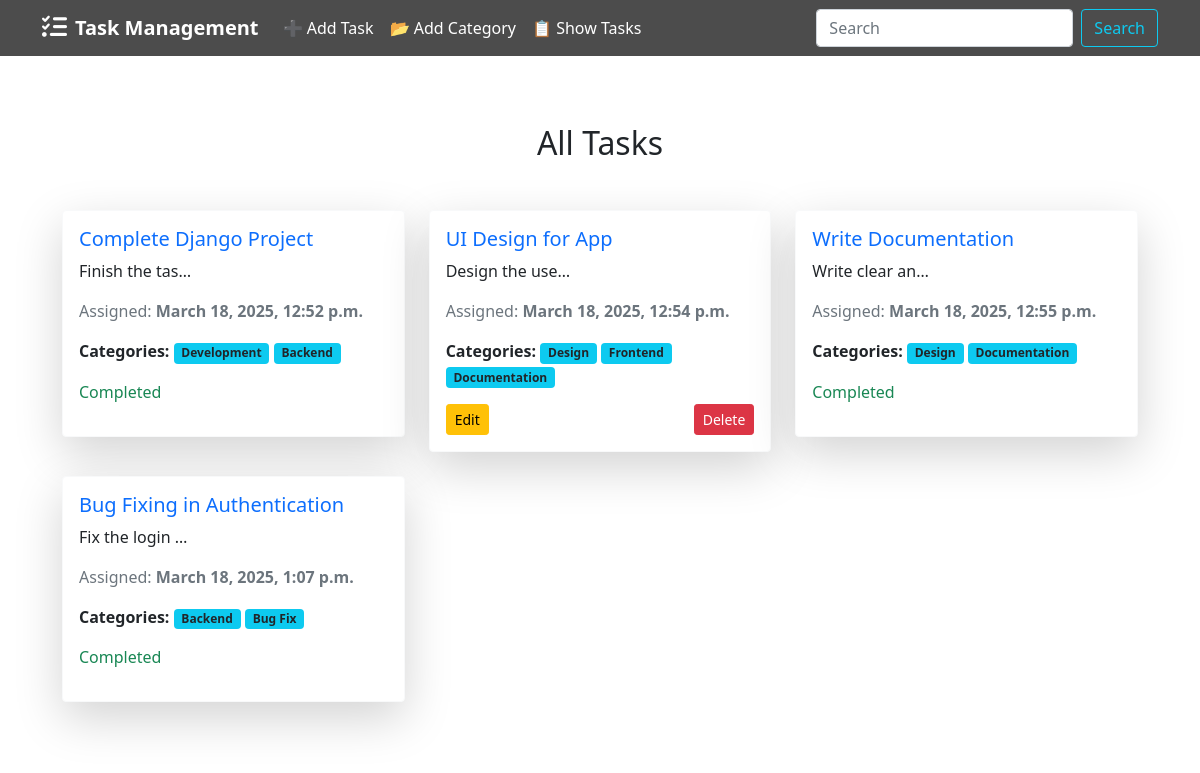
The page / on the database its author committed.
### tasks/models.py (models this page shows, shortened)
class Task_Model(models.Model):
    taskTitle = models.CharField(max_length=500)
    taskDescription = models.TextField()
    is_completed = models.BooleanField(default=False)
    task_assign_date = models.DateTimeField(auto_now_add=True)
    categories = models.ManyToManyField('categories.Category_Model', related_name='tasks')

### categories/models.py (models this page shows, shortened)
class Category_Model(models.Model):
    Category_Name = models.CharField(max_length=255,unique=True)
    task_model = models.ManyToManyField(Task_Model,related_name='category',blank=True)

### management/views.py (the view)
# urls.py: path('',views.management_system,name='management_system'),
def management_system(request):
    tasks = Task_Model.objects.all()
    return render(request, 'index.html', {'data': tasks})

### templates/index.html
{% extends 'base.html' %}
{% block content %}
    <h2 class="text-center mb-5">All Tasks</h2>
    <div class="row">
        {% for task in data %}
            <div class="col-md-4 mb-4">
                <div class="card shadow-lg border-light rounded">
                    <div class="card-body">
                        <h5 class="card-title text-primary">{{ task.taskTitle }}</h5>
                        <p class="card-text">{{ task.taskDescription | truncatechars:15 }}</p>
                        <p class="text-muted">Assigned: <strong>{{ task.task_assign_date }}</strong></p>
                        <p class="mb-3">
                            <strong>Categories: </strong>
                            {% for category in task.categories.all %}
                                <span class="badge bg-info text-dark">{{ category.Category_Name }}</span>
                            {% empty %}
                                <span class="text-muted">No categories</span>
                            {% endfor %}
                        </p>
                        {% if task.is_completed %}
                            <p class="text-success font-weight-bold">Completed</p>
                        {% else %}
                            <div class="d-flex justify-content-between">
                                <a href="{% url 'edit_tasks' task.id %}" class="btn btn-warning btn-sm">Edit</a>
                                <a href="{% url 'delete_task' task.id %}" class="btn btn-danger btn-sm">Delete</a>
                            </div>
                        {% endif %}
                    </div>
                </div>
            </div>
        {% endfor %}
    </div>
{% endblock %}

### templates/base.html (shortened to what this page needs)
<!doctype html>
<html lang="en">
<head>
    <link href="https://cdn.jsdelivr.net/npm/bootstrap@5.0.2/dist/css/bootstrap.min.css" rel="stylesheet">
    <link rel="stylesheet" href="https://cdnjs.cloudflare.com/ajax/libs/font-awesome/6.4.2/css/all.min.css">
</head>
<body>
    <nav class="navbar navbar-expand-lg navbar-dark">
        <div class="container">
            <a class="navbar-brand d-flex align-items-center" href="#">
                <i class="fa-solid fa-tasks fa-lg me-2"></i>
                <strong>Task Management</strong>
            </a>
            <div class="collapse navbar-collapse" id="navbarNav">
                <ul class="navbar-nav me-auto">
                    <li class="nav-item"><a class="nav-link" href="{% url 'add_tasks' %}">➕ Add Task</a></li>
                    <li class="nav-item"><a class="nav-link" href="{% url 'add_categories' %}">📂 Add Category</a></li>
                    <li class="nav-item"><a class="nav-link" href="{% url 'management_system' %}">📋 Show Tasks</a></li>
                </ul>
                <form class="d-flex">
                    <input class="form-control me-2" type="search" placeholder="Search">
                    <button class="btn btn-outline-info" type="submit">Search</button>
                </form>
            </div>
        </div>
    </nav>
    <div class="container mt-5">
        <div class="glass-container">
            {% block content %}
            {% endblock %}
        </div>
    </div>
</body>
</html>

### templates/base.html (style rules this page uses)
body { background: url('https://source.unsplash.com/1600x900/?technology,workspace') no-repeat center center/cover; backdrop-filter: blur(10px); }
.navbar { background: rgba(0, 0, 0, 0.7); }
.glass-container { background: rgba(255, 255, 255, 0.1); backdrop-filter: blur(15px); border-radius: 15px; padding: 20px; box-shadow: 0 4px 10px rgba(255, 255, 255, 0.2); }
.nav-link { color: white !important; transition: 0.3s; }

### rows shown on the page
Task_Model: taskTitle "Complete Django Project", taskDescription "Finish the tas…", task_assign_date "March 18, 2025, 12:52 p.m.", is_completed "Completed"
Category_Model: Category_Name "Development"
Category_Model: Category_Name "Backend"
Task_Model: taskTitle "UI Design for App", taskDescription "Design the use…", task_assign_date "March 18, 2025, 12:54 p.m.", is_completed "Edit"
Category_Model: Category_Name "Design"
Category_Model: Category_Name "Frontend"
Category_Model: Category_Name "Documentation"
Task_Model: taskTitle "Write Documentation", taskDescription "Write clear an…", task_assign_date "March 18, 2025, 12:55 p.m.", is_completed "Completed"
Task_Model: taskTitle "Bug Fixing in Authentication", taskDescription "Fix the login …", task_assign_date "March 18, 2025, 1:07 p.m.", is_completed "Completed"
Category_Model: Category_Name "Bug Fix"
